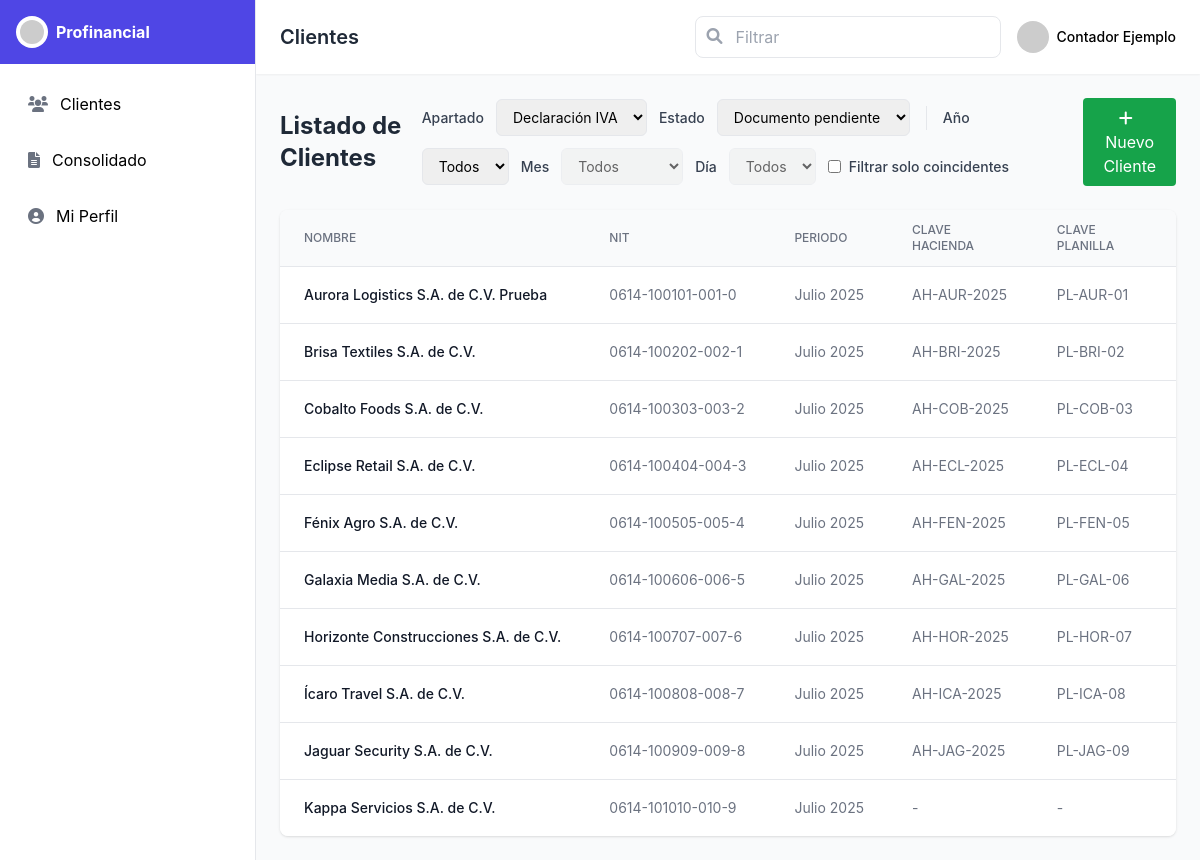
Before: /cliente/index.php with the older database file.
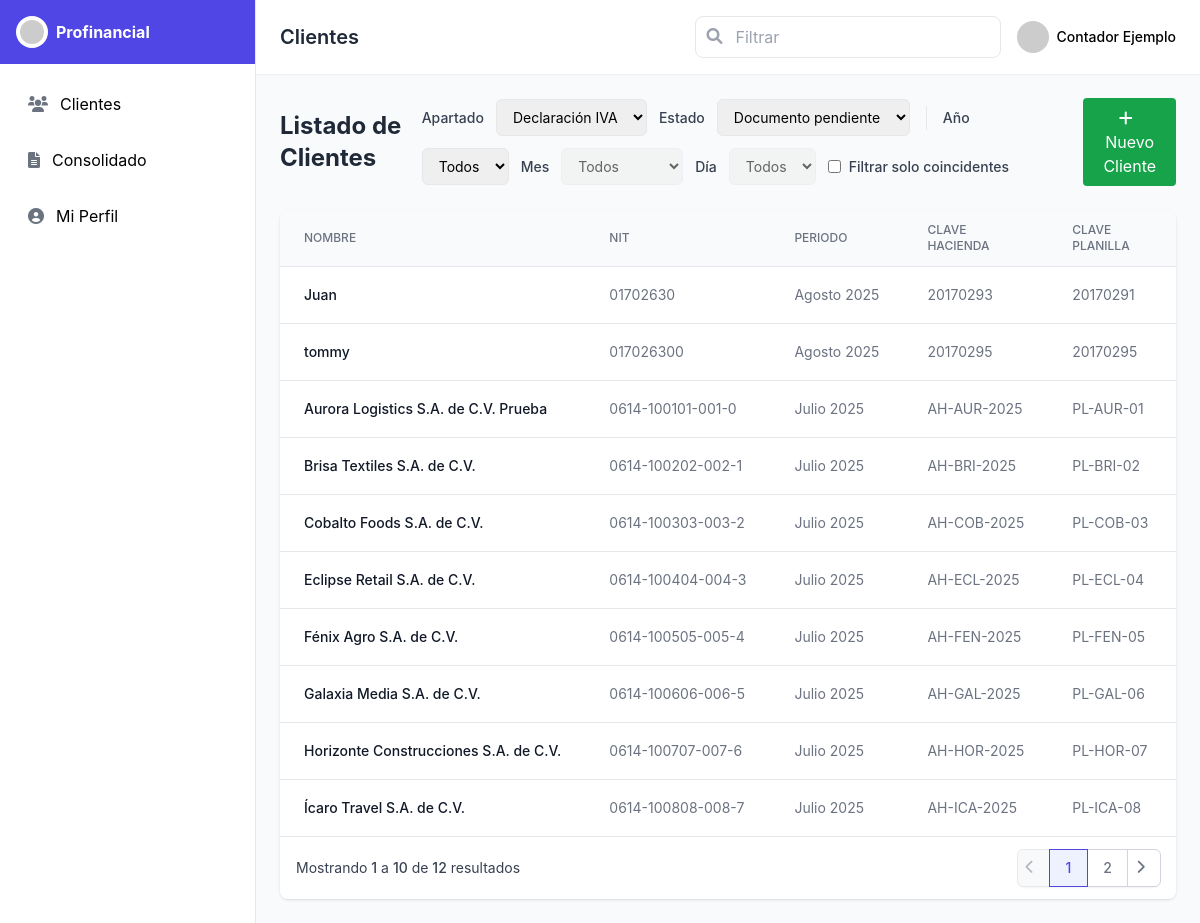
After: the same page with the newer database file.
### tables this page shows
CREATE TABLE IF NOT EXISTS `clientes` (
  `id` bigint NOT NULL AUTO_INCREMENT,
  `nombre` varchar(160) NOT NULL,
  `nit` varchar(32) DEFAULT NULL,
  `nrc` varchar(32) DEFAULT NULL,
  `contacto` varchar(120) DEFAULT NULL,
  `telefono` varchar(40) DEFAULT NULL,
  `email` varchar(160) DEFAULT NULL,
  `clave_hacienda` varchar(64) DEFAULT NULL,
  `clave_planilla` varchar(64) DEFAULT NULL,
  `contador` varchar(120) DEFAULT NULL,
  `direccion` varchar(255) DEFAULT NULL,
  `activo` tinyint(1) NOT NULL DEFAULT '1',
  `creado_en` timestamp NOT NULL DEFAULT CURRENT_TIMESTAMP,
  `actualizado_en` timestamp NULL DEFAULT NULL ON UPDATE CURRENT_TIMESTAMP,
  `declaracion_iva` enum('documento pendiente','presentada','pagada') DEFAULT 'documento pendiente',
  `declaracion_pa` enum('documento pendiente','realizado') DEFAULT 'documento pendiente',
  `declaracion_planilla` enum('documento pendiente','pagada') DEFAULT 'documento pendiente',
  `declaracion_contabilidad` enum('pendiente de procesar','en proceso','presentada','pagada') DEFAULT 'pendiente de procesar',
  PRIMARY KEY (`id`),
  UNIQUE KEY `uk_clientes_ident` (`nit`,`nrc`),
  KEY `idx_clientes_nombre` (`nombre`),
  KEY `idx_declaracion_iva` (`declaracion_iva`),
  KEY `idx_declaracion_pa` (`declaracion_pa`),
  KEY `idx_declaracion_planilla` (`declaracion_planilla`),
  KEY `idx_declaracion_contabilidad` (`declaracion_contabilidad`)
);

### cliente/index.php (the view, shortened to what the changed rows need)
<?php
$DB_HOST='localhost';
$DB_NAME='profinancial_crm';
$DB_USER='root';
$DB_PASS='';
function h($s){ return htmlspecialchars((string)$s, ENT_QUOTES, 'UTF-8'); }
$rowsPerPage = 10;
$currentPage = isset($_GET['page']) ? max(1, (int)$_GET['page']) : 1;
$offset = ($currentPage - 1) * $rowsPerPage;
try {
  $pdo = new PDO(
    "mysql:host=$DB_HOST;dbname=$DB_NAME;charset=utf8mb4",
    $DB_USER, $DB_PASS,
    [ PDO::ATTR_ERRMODE => PDO::ERRMODE_EXCEPTION ]
  );
  $countSql = "
    SELECT COUNT(DISTINCT c.id, per.anio, per.mes) as total
    FROM clientes c
    LEFT JOIN periodos per ON per.cliente_id=c.id
    LEFT JOIN presentaciones p ON p.periodo_id=per.id
    LEFT JOIN tipos_formulario tf ON tf.id=p.tipo_formulario_id
    WHERE per.anio IS NOT NULL AND per.mes IS NOT NULL
  ";
  $totalResult = $pdo->query($countSql)->fetch(PDO::FETCH_ASSOC);
  $totalRows = $totalResult['total'];
  $totalPages = ceil($totalRows / $rowsPerPage);
  $sql = "
    SELECT
      c.id   AS cliente_id,
      c.nombre AS cliente_nombre,
      c.nit, c.contacto, c.telefono, c.email,
      c.clave_hacienda,
      c.clave_planilla,
      c.contador,
      per.anio, per.mes,
      -- Determina si es cliente nuevo (sin periodos)
      CASE WHEN per.id IS NULL THEN 1 ELSE 0 END AS cliente_nuevo,
      MAX(CASE WHEN tf.codigo='IVA'
           THEN CASE WHEN p.pagado=1 THEN 'pagada'
                     WHEN p.presentado=1 THEN 'presentada'
                     ELSE 'pendiente' END END) AS iva,
      MAX(CASE WHEN tf.codigo IN ('RENTA','PA')
           THEN CASE WHEN (p.presentado=1 OR p.pagado=1) THEN 'realizado'
                     ELSE 'pendiente' END END) AS pa,
      MAX(CASE WHEN tf.codigo='PLANILLA'
           THEN CASE WHEN p.pagado=1 THEN 'pagada'
                     ELSE 'pendiente' END END) AS planilla,
      MAX(CASE WHEN tf.codigo IN ('CONTAB','CONTABILIDAD')
           THEN CASE WHEN (p.presentado=1 OR p.pagado=1) THEN 'realizado'
                     ELSE 'pendiente' END END) AS conta,
      -- NUEVAS COLUMNAS AGREGADAS
      c.declaracion_iva,
      c.declaracion_pa,
      c.declaracion_planilla,
      c.declaracion_contabilidad
    FROM clientes c
    LEFT JOIN periodos per        ON per.cliente_id=c.id
    LEFT JOIN presentaciones p    ON p.periodo_id=per.id
    LEFT JOIN tipos_formulario tf ON tf.id=p.tipo_formulario_id
    WHERE per.anio IS NOT NULL AND per.mes IS NOT NULL
    GROUP BY
      c.id, c.nombre, c.nit, c.contacto, c.telefono, c.email,
      c.clave_hacienda, c.clave_planilla, c.contador,
      per.anio, per.mes
    ORDER BY per.anio DESC, per.mes DESC, c.nombre ASC
    LIMIT $offset, $rowsPerPage
  ";
  $rows = $pdo->query($sql)->fetchAll(PDO::FETCH_ASSOC);
} catch (Throwable $e) {
  http_response_code(500);
  echo '<!doctype html><meta charset="utf-8"><pre style="padding:16px;color:#b91c1c">';
  echo "Error conectando a la BD: ".h($e->getMessage());
  echo '</pre>'; exit;
}
function fechaPeriodo($anio,$mes){
  return sprintf('%04d-%02d-01',(int)$anio,(int)$mes);
}
?>
<!DOCTYPE html>
<html lang="es">
<head>
    <script src="https://cdn.tailwindcss.com"></script>
    <link href="https://cdnjs.cloudflare.com/ajax/libs/font-awesome/6.0.0-beta3/css/all.min.css" rel="stylesheet">
</head>
<body class="bg-gray-50">
    <div class="flex h-screen">
        <div class="flex-1 flex flex-col overflow-hidden">
            <header class="bg-white shadow-sm">
                <div class="px-6 py-4 flex items-center justify-between">
                    <h1 class="text-xl font-semibold text-gray-800" id="page-title">Clientes</h1>
                </div>
            </header>
            <main class="flex-1 overflow-y-auto p-6">
                <div class="flex flex-col lg:flex-row lg:items-center lg:justify-between gap-4 mb-6">
                    <h2 class="text-2xl font-bold text-gray-800">Listado de Clientes</h2>
                </div>
                <div class="bg-white rounded-lg shadow overflow-hidden">
                    <div class="overflow-x-auto">
                        <table id="tablaClientes" class="min-w-full divide-y divide-gray-200">
                            <thead class="bg-gray-50">
                                <tr>
                                    <th class="px-6 py-3 text-left text-xs font-medium text-gray-500 uppercase">Nombre</th>
                                    <th class="px-6 py-3 text-left text-xs font-medium text-gray-500 uppercase">NIT</th>
                                    <th class="px-6 py-3 text-left text-xs font-medium text-gray-500 uppercase">Periodo</th>
                                    <th class="px-6 py-3 text-left text-xs font-medium text-gray-500 uppercase">Clave Hacienda</th>
                                    <th class="px-6 py-3 text-left text-xs font-medium text-gray-500 uppercase">Clave Planilla</th>
                                    <th class="px-6 py-3 text-left text-xs font-medium text-gray-500 uppercase">Contacto</th>
                                </tr>
                            </thead>
                            <tbody class="bg-white divide-y divide-gray-200">
                                <?php if (!empty($rows)): ?>
                                  <?php foreach ($rows as $r):
                                    $fecha = fechaPeriodo($r['anio'],$r['mes']);
                                    $iva = strtolower($r['declaracion_iva'] ?? $r['iva'] ?? 'pendiente');
                                    $pa  = strtolower($r['declaracion_pa'] ?? $r['pa'] ?? 'pendiente');
                                    $pla = strtolower($r['declaracion_planilla'] ?? $r['planilla'] ?? 'pendiente');
                                    $con = strtolower($r['declaracion_contabilidad'] ?? $r['conta'] ?? 'pendiente');
                                    $meses = [
                                        1 => 'Enero', 2 => 'Febrero', 3 => 'Marzo', 4 => 'Abril',
                                        5 => 'Mayo', 6 => 'Junio', 7 => 'Julio', 8 => 'Agosto',
                                        9 => 'Septiembre', 10 => 'Octubre', 11 => 'Noviembre', 12 => 'Diciembre'
                                    ];
                                    $periodo_texto = $r['anio'] && $r['mes'] ?
                                        $meses[$r['mes']] . ' ' . $r['anio'] : 'Sin periodo';
                                  ?>
                                  <tr
                                    data-fecha="<?=h($fecha)?>"
                                    data-iva="<?=h($iva)?>"
                                    data-pa="<?=h($pa)?>"
                                    data-planilla="<?=h($pla)?>"
                                    data-conta="<?=h($con)?>"
                                  >
                                    <td class="px-6 py-4 whitespace-nowrap text-sm font-medium text-gray-900"><?=h($r['cliente_nombre'])?></td>
                                    <td class="px-6 py-4 whitespace-nowrap text-sm text-gray-500"><?=h($r['nit'])?></td>
                                    <td class="px-6 py-4 whitespace-nowrap text-sm text-gray-500"><?=h($periodo_texto)?></td>
                                    <td class="px-6 py-4 whitespace-nowrap text-sm text-gray-500"><?=h($r['clave_hacienda'] ?? '-')?></td>
                                    <td class="px-6 py-4 whitespace-nowrap text-sm text-gray-500"><?=h($r['clave_planilla'] ?? '-')?></td>
                                    <td class="px-6 py-4 whitespace-nowrap text-sm text-gray-500"><?=h($r['contacto'])?></td>
                                  </tr>
                                  <?php endforeach; ?>
                                <?php else: ?>
                                  <tr><td colspan="12" class="px-6 py-4 text-sm text-gray-500">No hay datos para mostrar.</td></tr>
                                <?php endif; ?>
                            </tbody>
                        </table>
                    </div>
                    <?php if ($totalPages > 1): ?>
                    <div class="bg-white px-4 py-3 flex items-center justify-between border-t border-gray-200">
                        <div class="flex-1 flex items-center justify-between">
                            <div>
                                <p class="text-sm text-gray-700">
                                    Mostrando <span class="font-medium"><?=($offset + 1)?></span> a <span class="font-medium"><?=min($offset + $rowsPerPage, $totalRows)?></span> de <span class="font-medium"><?=$totalRows?></span> resultados
                                </p>
                            </div>
                            <div>
                                <nav class="inline-flex rounded-md shadow-sm">
                                    <?php if ($currentPage > 1): ?>
                                        <a href="?page=<?=$currentPage - 1?>" class="pagination-link relative inline-flex items-center px-2 py-2 rounded-l-md border border-gray-300 bg-white text-sm font-medium text-gray-500 hover:bg-gray-50">
                                            <span class="sr-only">Anterior</span>
                                            <i class="fas fa-chevron-left w-4 h-4"></i>
                                        </a>
                                    <?php else: ?>
                                        <span class="pagination-link disabled relative inline-flex items-center px-2 py-2 rounded-l-md border border-gray-300 bg-white text-sm font-medium text-gray-500">
                                            <i class="fas fa-chevron-left w-4 h-4"></i>
                                        </span>
                                    <?php endif; ?>
                                    <?php
                                    $startPage = max(1, $currentPage - 2);
                                    $endPage = min($totalPages, $startPage + 4);
                                    if ($endPage - $startPage < 4) {
                                        $startPage = max(1, $endPage - 4);
                                    }
                                    for ($i = $startPage; $i <= $endPage; $i++): ?>
                                        <a href="?page=<?=$i?>" class="pagination-link relative inline-flex items-center px-4 py-2 border border-gray-300 bg-white text-sm font-medium <?=($i == $currentPage) ? 'active text-indigo-600' : 'text-gray-500 hover:bg-gray-50'?>">
                                            <?=$i?>
                                        </a>
                                    <?php endfor; ?>
                                    <?php if ($currentPage < $totalPages): ?>
                                        <a href="?page=<?=$currentPage + 1?>" class="pagination-link relative inline-flex items-center px-2 py-2 rounded-r-md border border-gray-300 bg-white text-sm font-medium text-gray-500 hover:bg-gray-50">
                                            <i class="fas fa-chevron-right w-4 h-4"></i>
                                        </a>
                                    <?php endif; ?>
                                </nav>
                            </div>
                        </div>
                    </div>
                    <?php endif; ?>
                </div>
            </main>
        </div>
    </div>
</body>
</html>

Changed rows visible on the page:
no longer on this page (row unchanged): clientes: nombre "Jaguar Security S.A. de C.V.", nit "0614-100909-009-8", periodo_texto "Julio 2025", clave_hacienda "AH-JAG-2025", clave_planilla "PL-JAG-09"
no longer on this page (row unchanged): clientes: nombre "Kappa Servicios S.A. de C.V.", nit "0614-101010-010-9", periodo_texto "Julio 2025", clave_hacienda "-", clave_planilla "-"
added clientes: nombre "Juan", nit "01702630", periodo_texto "Agosto 2025", clave_hacienda "20170293", clave_planilla "20170291"
added clientes: nombre "tommy", nit "017026300", periodo_texto "Agosto 2025", clave_hacienda "20170295", clave_planilla "20170295"
Other visible differences:
$offset + 1: (not shown) → "1"
min($offset + $rowsPerPage, $totalRows): (not shown) → "10"
$totalRows: (not shown) → "12"
text now shown: "Mostrando a de resultados"
new list line: "1"
new list line: "2"
